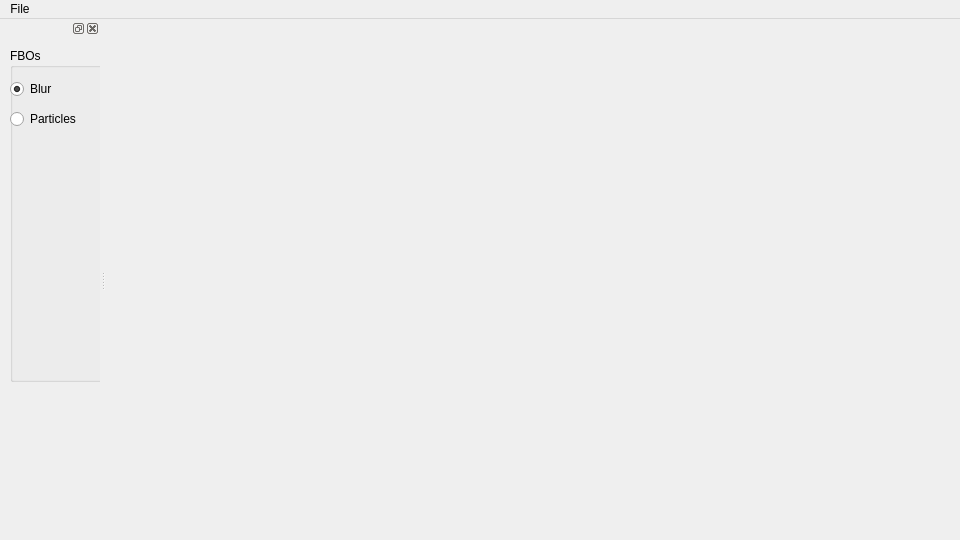
<?xml version="1.0" encoding="UTF-8"?>
<ui version="4.0">
 <class>MainWindow</class>
 <widget class="QMainWindow" name="MainWindow">
  <property name="geometry">
   <rect>
    <x>0</x>
    <y>0</y>
    <width>960</width>
    <height>540</height>
   </rect>
  </property>
  <property name="windowTitle">
   <string>Lab 7 - Framebuffers</string>
  </property>
  <widget class="QWidget" name="centralWidget"/>
  <widget class="QMenuBar" name="menuBar">
   <property name="geometry">
    <rect>
     <x>0</x>
     <y>0</y>
     <width>960</width>
     <height>24</height>
    </rect>
   </property>
   <widget class="QMenu" name="menuFile">
    <property name="title">
     <string>File</string>
    </property>
    <addaction name="actionQuit"/>
   </widget>
   <addaction name="menuFile"/>
  </widget>
  <widget class="QDockWidget" name="dockWidget">
   <property name="minimumSize">
    <size>
     <width>100</width>
     <height>160</height>
    </size>
   </property>
   <attribute name="dockWidgetArea">
    <number>1</number>
   </attribute>
   <widget class="QWidget" name="dockWidgetContents">
    <widget class="QGroupBox" name="fboGroupBox">
     <property name="geometry">
      <rect>
       <x>10</x>
       <y>10</y>
       <width>160</width>
       <height>334</height>
      </rect>
     </property>
     <property name="minimumSize">
      <size>
       <width>0</width>
       <height>0</height>
      </size>
     </property>
     <property name="title">
      <string>FBOs</string>
     </property>
     <widget class="QRadioButton" name="modeBlur">
      <property name="geometry">
       <rect>
        <x>0</x>
        <y>30</y>
        <width>140</width>
        <height>22</height>
       </rect>
      </property>
      <property name="text">
       <string>Blur</string>
      </property>
      <property name="checked">
       <bool>true</bool>
      </property>
     </widget>
     <widget class="QRadioButton" name="modeParticles">
      <property name="geometry">
       <rect>
        <x>0</x>
        <y>60</y>
        <width>140</width>
        <height>22</height>
       </rect>
      </property>
      <property name="text">
       <string>Particles</string>
      </property>
     </widget>
    </widget>
   </widget>
  </widget>
  <action name="actionQuit">
   <property name="text">
    <string>Quit</string>
   </property>
   <property name="shortcut">
    <string>Ctrl+Q</string>
   </property>
  </action>
 </widget>
 <layoutdefault spacing="6" margin="11"/>
 <resources/>
 <connections>
  <connection>
   <sender>actionQuit</sender>
   <signal>triggered()</signal>
   <receiver>MainWindow</receiver>
   <slot>close()</slot>
   <hints>
    <hint type="sourcelabel">
     <x>-1</x>
     <y>-1</y>
    </hint>
    <hint type="destinationlabel">
     <x>299</x>
     <y>199</y>
    </hint>
   </hints>
  </connection>
 </connections>
</ui>
